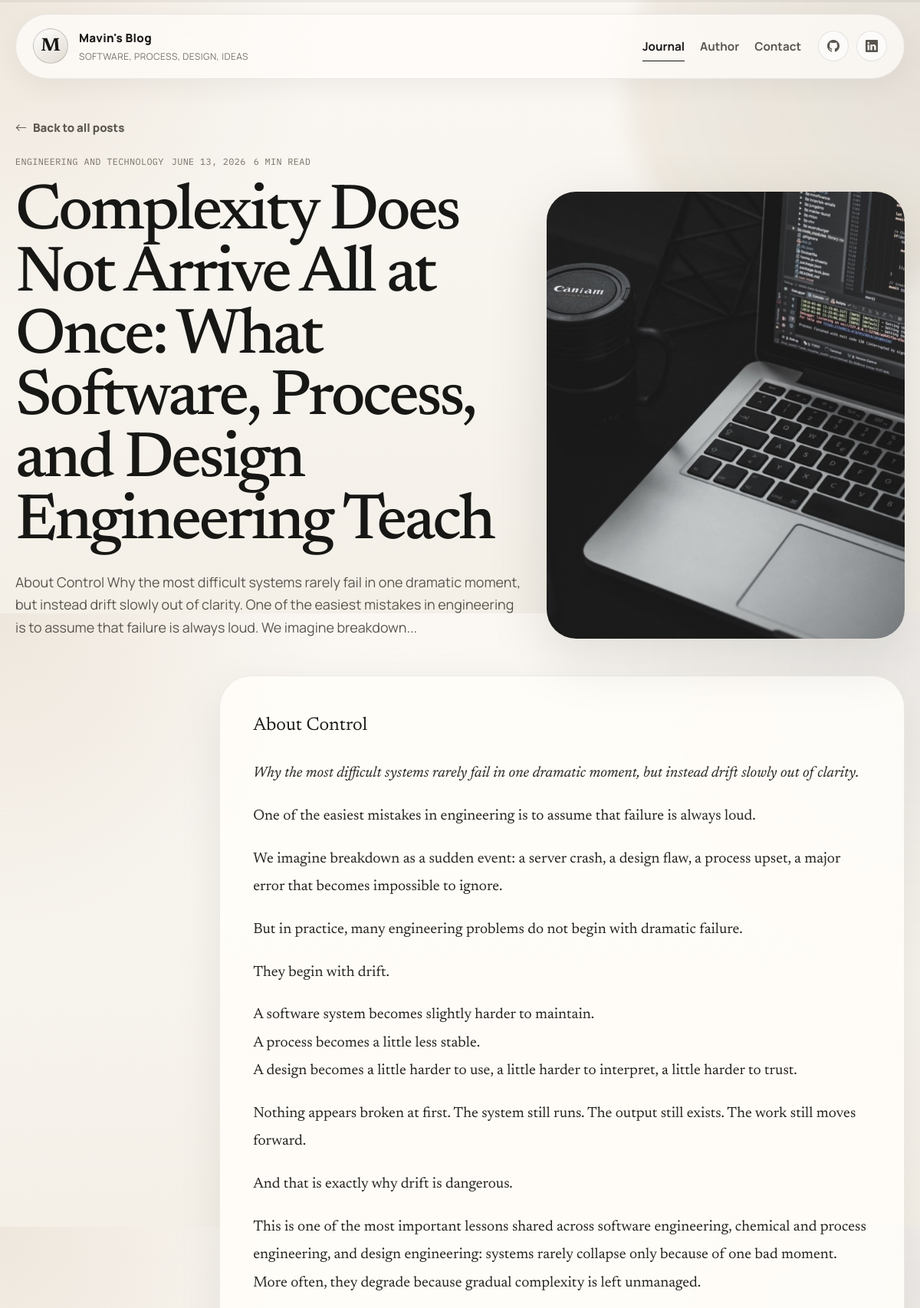
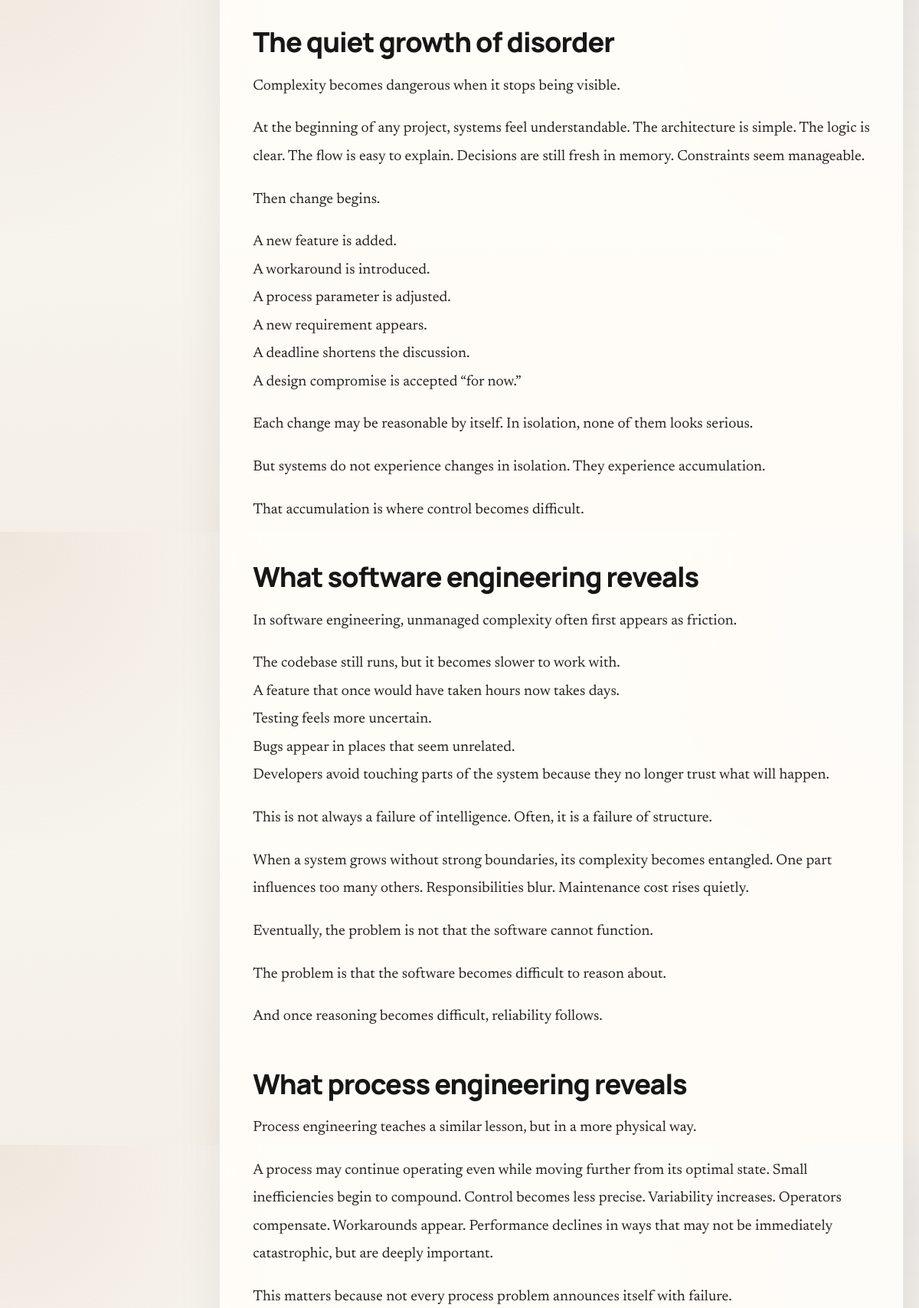
Screenshot of /blog-details/2 (upper part) with the database file from the repository (2 pictures, top to bottom).
### posts/models.py (models this page shows)
class Post(models.Model):
    title=models.CharField(max_length=200)
    category=models.CharField(max_length=40)
    content = models.TextField()
    date = models.DateTimeField(default=datetime.now, blank=True)
    image = models.CharField(max_length=50)

### posts/views.py (the view)
# urls.py: path('blog-details/<int:pk>', views.details, name='details'),
def details(request, pk):
    posts = _all_posts()
    current_index = next((index for index, post in enumerate(posts) if str(post.id) == str(pk)), None)
    if current_index is None:
        raise Http404("Post not found")
    post = posts[current_index]
    post.content_html = _render_markdown(post.content)
    same_category_posts = [item for item in posts if item.id != post.id and item.category == post.category]
    fallback_posts = [item for item in posts if item.id != post.id and item.category != post.category]
    related_posts = (same_category_posts + fallback_posts)[:3]
    context = {
        "active_page": "home",
        "post": post,
        "newer_post": posts[current_index - 1] if current_index > 0 else None,
        "older_post": posts[current_index + 1] if current_index + 1 < len(posts) else None,
        "related_posts": related_posts,
        "page_title": f"{post.title} | Mavin's Blog",
        "page_description": post.subtitle,
    }
    return render(request, "blog-details.html", context)

### posts/views.py (called while the page is built)
def _render_markdown(content):
    return mark_safe(markdown.markdown(content, extensions=MARKDOWN_EXTENSIONS))

def _plain_text(content):
    html = markdown.markdown(content, extensions=MARKDOWN_EXTENSIONS)
    without_tags = re.sub(r"<[^>]+>", " ", html)
    return re.sub(r"\s+", " ", without_tags).strip()

def _excerpt(content, words=30):
    text = _plain_text(content).split()
    snippet = " ".join(text[:words])
    if len(text) > words:
        return f"{snippet}..."
    return snippet

def _reading_time(content):
    word_count = len(_plain_text(content).split())
    return max(1, math.ceil(word_count / WORDS_PER_MINUTE))

def _decorate_post(post):
    post.formatted_date = post.date.strftime("%b %d, %Y")
    post.long_date = post.date.strftime("%B %d, %Y")
    post.reading_time = _reading_time(post.content)
    post.excerpt = _excerpt(post.content, words=28)
    post.subtitle = _excerpt(post.content, words=38)
    post.category_slug = slugify(post.category) or "journal"
    post.image_url = f"assets/img/blog/blogitem{post.image}.jpg"
    return post

def _all_posts():
    return [_decorate_post(post) for post in Post.objects.order_by("-date", "-id")]

### templates/blog-details.html (shortened to what this page needs)
{% extends "base.html" %}
{% load static %}
{% block content %}
<section class="article-hero section-space">
  <div class="shell-container article-hero__wrap">
    <div class="article-hero__header reveal">
      <a href="{% url 'index' %}" class="back-link">
        <i class="bi bi-arrow-left"></i>
        Back to all posts
      </a>
      <div class="article-meta">
        <span>{{ post.category }}</span>
        <span>{{ post.long_date }}</span>
        <span>{{ post.reading_time }} min read</span>
      </div>
      <h1>{{ post.title }}</h1>
      <p class="article-subtitle">{{ post.subtitle }}</p>
    </div>
    <div class="article-hero__visual reveal">
      <img src="{% static post.image_url %}" alt="{{ post.title }}">
    </div>
  </div>
</section>
<section class="article-shell">
  <div class="shell-container article-shell__grid">
    <article class="article-body" data-article-body>
      {% if post.content_html %}
      {{ post.content_html|safe }}
      {% else %}
      {{ post.content|linebreaks }}
      {% endif %}
    </article>
  </div>
</section>
{% endblock %}

### rows the page displays
Post: category "ENGINEERING AND TECHNOLOGY", long_date "JUNE 13, 2026", reading_time "6", title "Complexity Does Not Arrive All at Once: What Software, Process, and Design Engineering Teach", subtitle "About Control Why the most difficult systems rarely fail in one dramatic moment, but instead drift slowly out of clarity. One of the easiest mistakes in engineering is to assume that failure is always loud. We imagine breakdown...", content_html "About Control Why the most difficult systems rarely fail in one dramatic moment, but instead drift slowly out of clarity. One of the easiest mistakes in engineering is to assume that failure is always loud. We imagine breakdown as a sudden event: a server crash, a design flaw, a process upset, a major error that becomes impossible to ignore. But in practice, many engineering problems do not begin with dramatic failure. They begin with drift. A software system becomes slightly harder to maintain. A process becomes a little less stable. A design becomes a little harder to use, a little harder to interpret, a little harder to trust. Nothing appears broken at first. The system still runs. The…"
